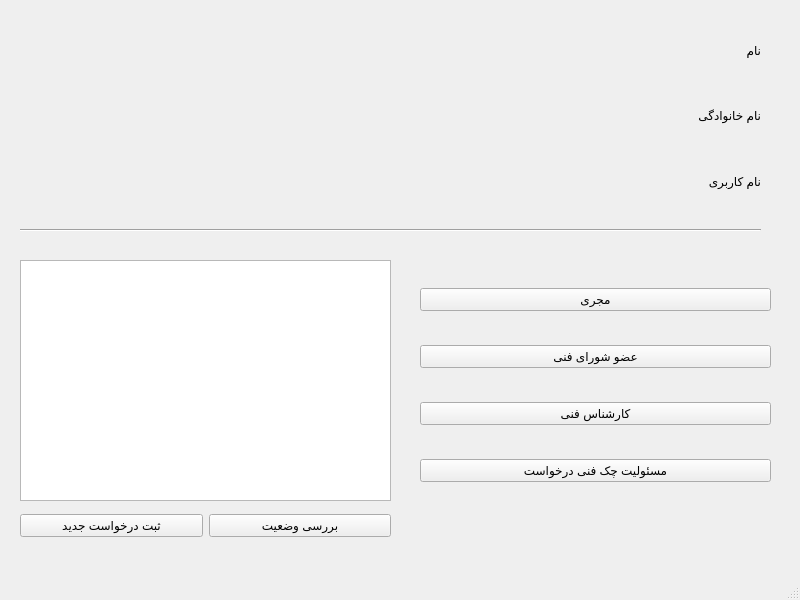
<?xml version="1.0" encoding="UTF-8"?>
<ui version="4.0">
 <class>expertpanel_2</class>
 <widget class="QMainWindow" name="expertpanel_2">
  <property name="geometry">
   <rect>
    <x>0</x>
    <y>0</y>
    <width>800</width>
    <height>600</height>
   </rect>
  </property>
  <property name="windowTitle">
   <string>MainWindow</string>
  </property>
  <widget class="QWidget" name="centralwidget">
   <widget class="QWidget" name="verticalLayoutWidget">
    <property name="geometry">
     <rect>
      <x>500</x>
      <y>20</y>
      <width>261</width>
      <height>191</height>
     </rect>
    </property>
    <layout class="QVBoxLayout" name="verticalLayout">
     <item>
      <widget class="QLabel" name="label_3_1">
       <property name="text">
        <string>نام </string>
       </property>
      </widget>
     </item>
     <item>
      <widget class="QLabel" name="label_2_1">
       <property name="text">
        <string>نام خانوادگی</string>
       </property>
      </widget>
     </item>
     <item>
      <widget class="QLabel" name="label_1">
       <property name="text">
        <string>نام کاربری</string>
       </property>
      </widget>
     </item>
    </layout>
   </widget>
   <widget class="Line" name="line">
    <property name="geometry">
     <rect>
      <x>20</x>
      <y>220</y>
      <width>741</width>
      <height>20</height>
     </rect>
    </property>
    <property name="orientation">
     <enum>Qt::Horizontal</enum>
    </property>
   </widget>
   <widget class="QWidget" name="verticalLayoutWidget_3">
    <property name="geometry">
     <rect>
      <x>420</x>
      <y>260</y>
      <width>351</width>
      <height>251</height>
     </rect>
    </property>
    <layout class="QVBoxLayout" name="verticalLayout_3">
     <item>
      <widget class="QPushButton" name="PB_mojry_1">
       <property name="text">
        <string>مجری</string>
       </property>
      </widget>
     </item>
     <item>
      <widget class="QPushButton" name="PB_shora_1">
       <property name="text">
        <string>عضو شورای فنی</string>
       </property>
      </widget>
     </item>
     <item>
      <widget class="QPushButton" name="PB_reqexpert_1">
       <property name="text">
        <string>کارشناس فنی</string>
       </property>
      </widget>
     </item>
     <item>
      <widget class="QPushButton" name="PB_chek_1">
       <property name="text">
        <string>مسئولیت چک فنی درخواست</string>
       </property>
      </widget>
     </item>
    </layout>
   </widget>
   <widget class="QListView" name="listView_2_1">
    <property name="geometry">
     <rect>
      <x>20</x>
      <y>260</y>
      <width>371</width>
      <height>241</height>
     </rect>
    </property>
   </widget>
   <widget class="QWidget" name="horizontalLayoutWidget_2">
    <property name="geometry">
     <rect>
      <x>20</x>
      <y>510</y>
      <width>371</width>
      <height>31</height>
     </rect>
    </property>
    <layout class="QHBoxLayout" name="horizontalLayout_2">
     <item>
      <widget class="QPushButton" name="PB_newreq_1">
       <property name="text">
        <string>ثبت درخواست جدید</string>
       </property>
      </widget>
     </item>
     <item>
      <widget class="QPushButton" name="pushButton">
       <property name="text">
        <string>بررسی وضعیت</string>
       </property>
      </widget>
     </item>
    </layout>
   </widget>
  </widget>
  <widget class="QMenuBar" name="menubar">
   <property name="geometry">
    <rect>
     <x>0</x>
     <y>0</y>
     <width>800</width>
     <height>26</height>
    </rect>
   </property>
  </widget>
  <widget class="QStatusBar" name="statusbar"/>
 </widget>
 <resources/>
 <connections/>
</ui>
